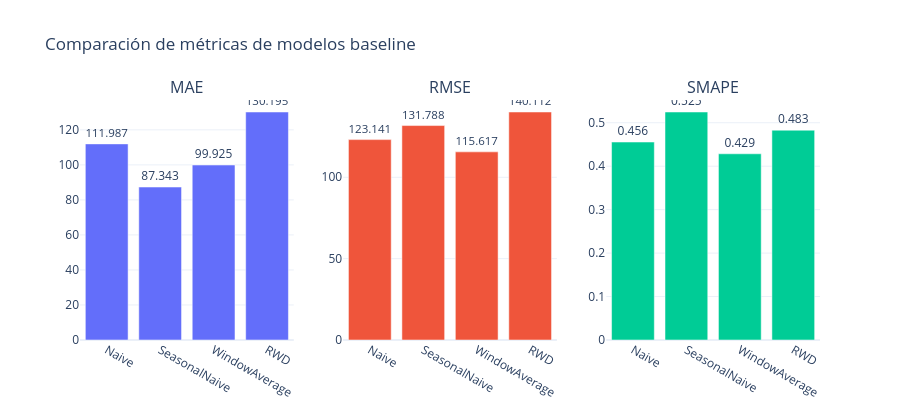

The cell this chart's notebook holds for it:
### Code cell
fig = plot_metric_comparison(evaluation, model_columns)
fig.show()

### Figure 1 — Plotly figure (JSON) as saved in the notebook; plotly's stock layout.template omitted (floating-point values rounded to 4 significant figures)
{"data": [{"showlegend": false, "text": ["111.987", "87.343", "99.925", "130.195"], "textposition": "outside", "type": "bar", "x": ["Naive", "SeasonalNaive", "WindowAverage", "RWD"], "xaxis": "x", "y": [112.0, 87.34, 99.93, 130.2], "yaxis": "y"}, {"showlegend": false, "text": ["123.141", "131.788", "115.617", "140.112"], "textposition": "outside", "type": "bar", "x": ["Naive", "SeasonalNaive", "WindowAverage", "RWD"], "xaxis": "x2", "y": [123.1, 131.8, 115.6, 140.1], "yaxis": "y2"}, {"showlegend": false, "text": ["0.456", "0.525", "0.429", "0.483"], "textposition": "outside", "type": "bar", "x": ["Naive", "SeasonalNaive", "WindowAverage", "RWD"], "xaxis": "x3", "y": [0.4556, 0.5247, 0.4285, 0.4829], "yaxis": "y3"}], "layout": {"annotations": [{"font": {"size": 16}, "showarrow": false, "text": "MAE", "x": 0.1444, "xanchor": "center", "xref": "paper", "y": 1, "yanchor": "bottom", "yref": "paper"}, {"font": {"size": 16}, "showarrow": false, "text": "RMSE", "x": 0.5, "xanchor": "center", "xref": "paper", "y": 1, "yanchor": "bottom", "yref": "paper"}, {"font": {"size": 16}, "showarrow": false, "text": "SMAPE", "x": 0.8556, "xanchor": "center", "xref": "paper", "y": 1, "yanchor": "bottom", "yref": "paper"}], "height": 420, "title": {"text": "Comparación de métricas de modelos baseline"}, "xaxis": {"anchor": "y", "domain": [0, 0.2889]}, "xaxis2": {"anchor": "y2", "domain": [0.3556, 0.6444]}, "xaxis3": {"anchor": "y3", "domain": [0.7111, 1]}, "yaxis": {"anchor": "x", "domain": [0, 1]}, "yaxis2": {"anchor": "x2", "domain": [0, 1]}, "yaxis3": {"anchor": "x3", "domain": [0, 1]}}}
